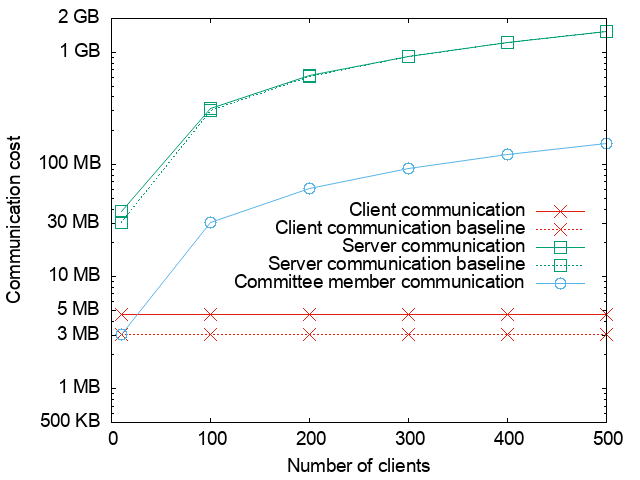

gnuplot code for this plot:
set terminal png font "Helvetica,14" 
set output "online_comm_committee5_p64811.png"
set datafile sep ','
set key center right Right offset 0, -1.5
set xlabel "Number of clients"
set ylabel "Communication cost"
set xtics 0,100,500
set ytics add ("500 KB" 0.5)
set ytics add ("1 MB" 1)
set ytics add ("3 MB" 3)
set ytics add ("5 MB" 5)
set ytics add ("10 MB" 10)
set ytics add ("100 MB" 100)
set ytics add ("1 GB" 1000)
set ytics add ("2 GB" 2000)
set log y

# x=number of clients, for committee_size=5 and p=64811
plot [0:][0.5:2001] 'online_comm.csv' every 45::11 using 1:4 title 'Client communication' with linespoints lc 7 pt 2 ps 2, \
             'online_comm.csv' every 45::11 using 1:7 title 'Client communication baseline' with linespoints lt 0 lc 7 pt 2 ps 2, \
             'online_comm.csv' every 45::11 using 1:5 title 'Server communication' with linespoints pt 4 ps 2 lc 2, \
             'online_comm.csv' every 45::11 using 1:8 title 'Server communication baseline' with linespoints lt 0 pt 4 ps 2 lc 2, \
             'online_comm.csv' every 45::11 using 1:6 title 'Committee member communication' with linespoints pt 6 ps 2 lc 3
